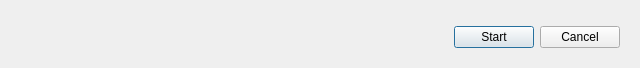
<?xml version="1.0" encoding="UTF-8"?>
<ui version="4.0">
 <class>SingleGameDialog</class>
 <widget class="QDialog" name="SingleGameDialog">
  <property name="geometry">
   <rect>
    <x>0</x>
    <y>0</y>
    <width>640</width>
    <height>66</height>
   </rect>
  </property>
  <property name="windowTitle">
   <string>Single Game</string>
  </property>
  <layout class="QVBoxLayout" name="verticalLayout" stretch="1,0">
   <item>
    <widget class="MatchSettingsWidget" name="matchSettingsWidget" native="true"/>
   </item>
   <item>
    <widget class="QWidget" name="widget" native="true">
     <layout class="QHBoxLayout" name="horizontalLayout">
      <item>
       <spacer name="horizontalSpacer">
        <property name="orientation">
         <enum>Qt::Horizontal</enum>
        </property>
        <property name="sizeHint" stdset="0">
         <size>
          <width>40</width>
          <height>20</height>
         </size>
        </property>
       </spacer>
      </item>
      <item>
       <widget class="QPushButton" name="startButton">
        <property name="text">
         <string>Start</string>
        </property>
       </widget>
      </item>
      <item>
       <widget class="QPushButton" name="cancelButton">
        <property name="text">
         <string>Cancel</string>
        </property>
       </widget>
      </item>
     </layout>
    </widget>
   </item>
  </layout>
 </widget>
 <customwidgets>
  <customwidget>
   <class>MatchSettingsWidget</class>
   <extends>QWidget</extends>
   <header>match_settings_widget.h</header>
   <container>1</container>
  </customwidget>
 </customwidgets>
 <resources/>
 <connections>
  <connection>
   <sender>startButton</sender>
   <signal>clicked()</signal>
   <receiver>SingleGameDialog</receiver>
   <slot>accept()</slot>
   <hints>
    <hint type="sourcelabel">
     <x>495</x>
     <y>449</y>
    </hint>
    <hint type="destinationlabel">
     <x>319</x>
     <y>239</y>
    </hint>
   </hints>
  </connection>
  <connection>
   <sender>cancelButton</sender>
   <signal>clicked()</signal>
   <receiver>SingleGameDialog</receiver>
   <slot>reject()</slot>
   <hints>
    <hint type="sourcelabel">
     <x>581</x>
     <y>449</y>
    </hint>
    <hint type="destinationlabel">
     <x>319</x>
     <y>239</y>
    </hint>
   </hints>
  </connection>
 </connections>
</ui>
